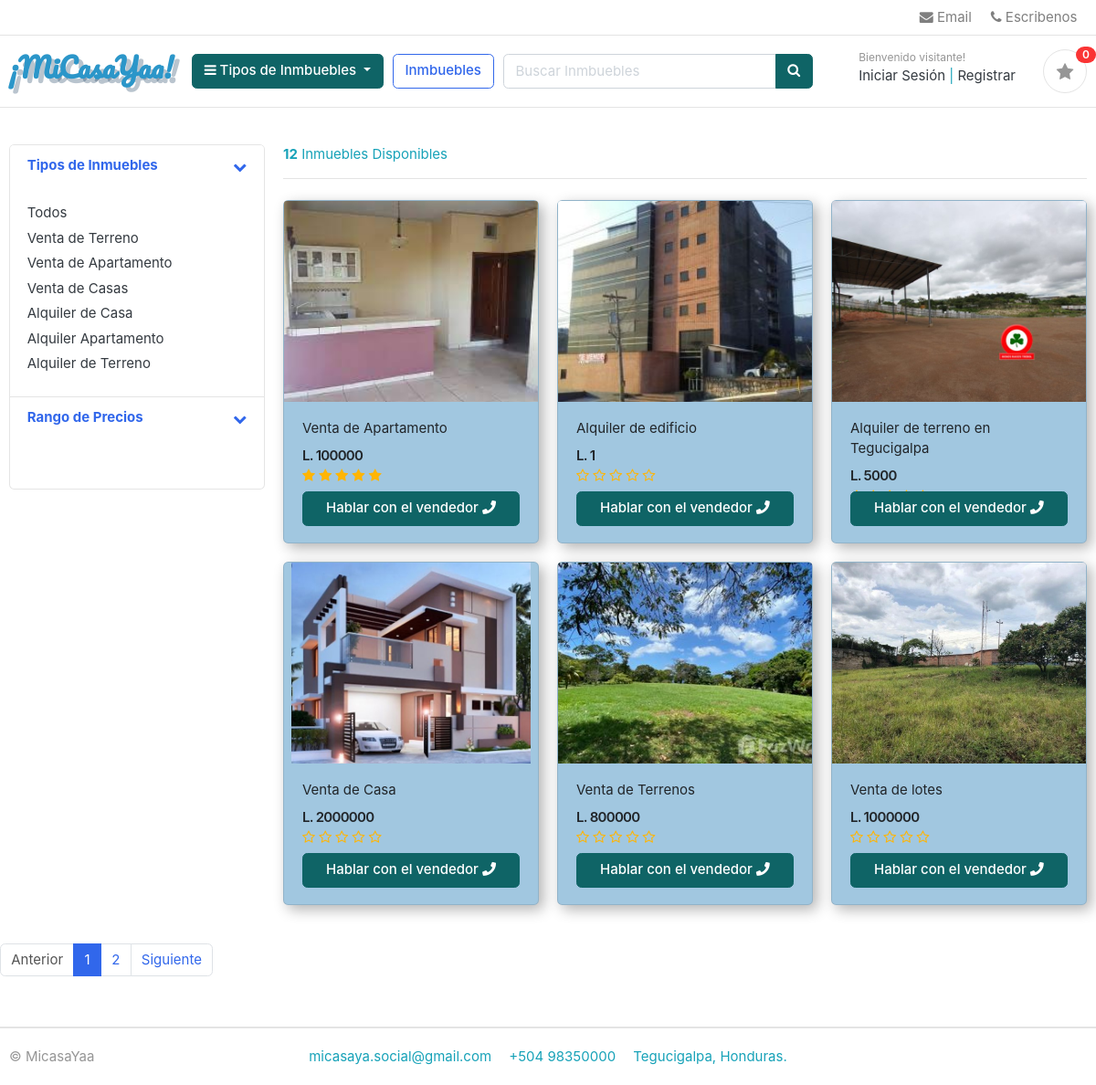
/store/, run on the app's committed database.
### category/models.py (models this page shows, shortened)
class Category(models.Model):
    category_name = models.CharField(max_length=20, unique= True)
    description = models.CharField(max_length=255, blank= True)
    slug = models.CharField(max_length=100,  unique = True)
    cat_image = models.ImageField(upload_to= 'photos/categories', blank = True)
    def get_url(self):
        return reverse('products_by_category', args=[self.slug])

### store/models.py (models this page shows, shortened)
class Product(models.Model):
    product_name = models.CharField(max_length=200, unique=True)
    slug = models.CharField(max_length=200, unique=True)
    descripton = models.TextField(max_length=500, blank=True)
    price = models.IntegerField()
    images = models.ImageField(upload_to = 'photos/products')
    stock = models.IntegerField()
    is_available = models.BooleanField(default = True)
    category = models.ForeignKey(Category, on_delete=models.CASCADE)
    created_date = models.DateTimeField(auto_now_add=True)
    modified_date = models.DateTimeField(auto_now=True)
    def get_url(self):
        return reverse('product_detail', args=[self.category.slug, self.slug])
    def averageReview(self):
        reviews = ReviewRating.objects.filter(product=self, status=True).aggregate(average=Avg('rating'))
        avg=0
        if reviews['average'] is not None:
            avg = float(reviews['average'])
        return avg

### store/views.py (the view)
# urls.py: path('store/', include('store.urls')),
def store(request, category_slug=None):
    categories = None
    products = None
    if category_slug != None:
        categories = get_object_or_404(Category, slug = category_slug)
        products = Product.objects.filter(category=categories, is_available=True).order_by('id')
        paginator = Paginator(products, 6)
        page = request.GET.get('page')
        paged_products = paginator.get_page(page)
        product_count = products.count()
    else:
        products = Product.objects.all().filter(is_available=True).order_by('id')
        paginator = Paginator(products, 6)
        page = request.GET.get('page')
        paged_products = paginator.get_page(page)
        product_count = products.count()
    context = {
        'products':paged_products,
        'product_count':product_count,
    }
    return render(request, 'store/store.html', context)

### category/context_processors.py (called while the page is built)
def menu_links(request):
    links = Category.objects.all()
    return dict(links=links)

### favorites/context_processors.py (called while the page is built)
def counter(request):
    favorite_count = 0
    try:
        favorite = Favorite.objects.filter(favorite_id=_favorite_id(request))
        if request.user.is_authenticated:
            favorite_items = FavoriteItem.objects.all().filter(user=request.user)
        else:
            favorite_items = FavoriteItem.objects.all().filter(favorite=favorite[:1])
        for favorite_item in favorite_items:
            favorite_count += favorite_item.quantity
    except Favorite.DoesNotExist:
        favorite_count = 0
    return dict(favorite_count=favorite_count)

### favorites/views.py (called while the page is built)
def _favorite_id(request):
    favorite = request.session.session_key
    if not favorite:
        favorite = request.session.create()
    return favorite

### templates/store/store.html (shortened to what this page needs)
{% extends 'base.html' %}
{% block content %}
<body>
	<section class="section-content padding-y" >
		<div class="container">
			<div class="row">
				<aside class="col-md-3">
					<div class="card">
						<article class="filter-group">
							<header class="card-header">
								<a href="#" data-toggle="collapse" data-target="#collapse_1" aria-expanded="true" class="">
									<i class="icon-control fa fa-chevron-down"></i>
									<h6 class="title">Tipos de Inmuebles</h6>
								</a>
							</header>
							<div class="filter-content collapse show" id="collapse_1" style="">
								<div class="card-body">
									<ul class="list-menu">
											<li><a href="{% url 'store' %}">Todos  </a></li>
										{% for category in links %}
										<li><a href="{{ category.get_url }}">{{ category.category_name }}  </a></li>
										{% endfor %}
									</ul>
								</div>
							</div>
						</article>
						<article class="filter-group">
							<header class="card-header">
								<a href="#" data-toggle="collapse" data-target="#collapse_3" aria-expanded="true" class="">
									<i class="icon-control fa fa-chevron-down"></i>
									<h6 class="title">Rango de Precios </h6>
								</a>
							</header>
							<div class="filter-content collapse show" id="collapse_3" style="">
								<div class="card-body">
									<div class="form-row">
									</div>
								</div>
							</div>
						</article>
					</div>
				</aside>
				<main class="col-md-9">
					<header class="border-bottom mb-4 pb-3">
						<div class="form-inline">
							<span class="mr-md-auto"> <b>{{ product_count }}</b> Inmuebles Disponibles </span>
						</div>
					</header>
					<div class="row">
						{% if products %}
						{% for product in products %}
						<div class="col-md-4">
							<figure class="card card-product-grid" style="box-shadow: 5px 5px 15px rgba(0,0,0,0.3); background: #A1C7E0;;">
								<div class="img-wrap">
									<a href="{{ product.get_url }}"><img src="{{ product.images.url }}"></a>
								</div>
								<figcaption class="info-wrap">
									<div class="fix-height">
										<a href="{{ product.get_url }}" class="title">{{product.product_name}}</a>
										<div class="price-wrap mt-2">
											<span class="price">L. {{product.price}}</span>
										</div>
										<div class="rating-star">
								      <span>
								        <i class="fa fa-star{% if product.averageReview < 0.5 %}-o{% elif product.averageReview >= 0.5 and product.averageReview < 1 %}-half-o {% endif %}" aria-hidden="true"></i>
								        <i class="fa fa-star{% if product.averageReview < 1.5 %}-o{% elif product.averageReview >= 1.5 and product.averageReview < 2 %}-half-o {% endif %}" aria-hidden="true"></i>
								        <i class="fa fa-star{% if product.averageReview < 2.5 %}-o{% elif product.averageReview >= 2.5 and product.averageReview < 3 %}-half-o {% endif %}" aria-hidden="true"></i>
								        <i class="fa fa-star{% if product.averageReview < 3.5 %}-o{% elif product.averageReview >= 3.5 and product.averageReview < 4 %}-half-o {% endif %}" aria-hidden="true"></i>
								        <i class="fa fa-star{% if product.averageReview < 4.5 %}-o{% elif product.averageReview >= 4.5 and product.averageReview < 5 %}-half-o {% endif %}" aria-hidden="true"></i>
								      </span>
								    </div>
									</div>
											<a href="{% url 'communicate'  %}" class="btn btn-block btn-success"> Hablar con el vendedor  <i class="fas fa-phone"></i></a>
								</figcaption>
							</figure>
						</div>
						{% endfor %}
						{% else %}
							<div>
								<h2> No se encontraron Inmbuebles </h2>
							</div>
						{% endif %}
								</main>
								<nav class ="mt-4" aria-label="Page navigation sample">
									{% if products.has_other_pages %}
									<ul class="pagination">
										{% if products.has_previous %}
											<li class="page-item"><a class="page-link" href="?page={{products.previous_page_number}}">Anterior</a></li>
										{%else%}
											<li class="page-item disabled"><a class="page-link" href="#">Anterior</a></li>
										{% endif %}
										{% for i in products.paginator.page_range %}
											{% if products.number == i %}
												<li class="page-item active"><a class="page-link" href="#">{{i}}</a></li>
											{% else %}
												<li class="page-item"><a class="page-link" href="?page={{i}}">{{i}}</a></li>
											{%endif%}
										{% endfor %}
										{% if products.has_next %}
											<li class="page-item"><a class="page-link" href="?page={{products.next_page_number}}">Siguiente</a></li>
										{% else %}
											<li class="page-item disabled"><a class="page-link" href="#">Siguiente</a></li>
										{% endif %}
									</ul>
									{% endif %}
								</nav>
							</div>
							</div>
							</section>
{% endblock %}

### static/css/ui.css (style rules this page uses)
html { font-family: "Inter", sans-serif; font-size: 15px; }
.img-wrap { text-align: center; display: block; }
.img-wrap img { max-width: 100%; }
.price-wrap { letter-spacing: -0.7px; }
.padding-y { padding-top: 40px; padding-bottom: 40px; }
figure { margin-bottom: 0; }
article:after, .form-group:after { display: block; clear: both; content: ""; }
[class*=list-] li:after { visibility: hidden; display: block; content: ""; overflow: hidden; height: 0; clear: both; }
.list-menu { list-style: none; margin: 0; padding-left: 0; }
.list-menu li { margin-bottom: 5px; }
.list-menu a { color: #343a40; }
[class*=card-product] a.title { color: #212529; display: block; }
[class*=card-product] .img-wrap { overflow: hidden; position: relative; }
[class*=card-product] .img-wrap img { height: 100%; max-width: 100%; width: auto; display: inline-block; -o-object-fit: cover; object-fit: cover; }
.card-product-grid { margin-bottom: 20px; }
.card-product-grid .img-wrap { border-radius: 0.2rem 0.2rem 0 0; height: 220px; }
.card-product-grid .info-wrap { overflow: hidden; padding: 18px 20px; }
.card-product-grid .fix-height { height: 80px; overflow: hidden; }
.card .img-wrap { overflow: hidden; }
.price { font-weight: 600; color: #212529; }
.icon-control { margin-top: 5px; float: right; font-size: 80%; }
.card-header .title { margin-bottom: 0; line-height: 1.5; }
.filter-group { border-bottom: 1px solid #e4e4e4; }
.filter-group .card-header { border-bottom: 0; }
.filter-group:last-child { border-bottom: 0; }

### static/css/custom.css (style rules this page uses)
.rating-star i { color: #ffb503 !important; }

### data on the page
Category: category_name "Venta de Terreno"
Category: category_name "Venta de Apartamento"
Category: category_name "Venta de Casas"
Category: category_name "Alquiler de Casa"
Category: category_name "Alquiler Apartamento"
Category: category_name "Alquiler de Terreno"
Product: images (picture), product_name "Venta de Apartamento", price "100000"
Product: images (picture), product_name "Alquiler de edificio", price "1"
Product: images (picture), product_name "Alquiler de terreno en Tegucigalpa", price "5000"
Product: images (picture), product_name "Venta de Casa", price "2000000"
Product: images (picture), product_name "Venta de Terrenos", price "800000"
Product: images (picture), product_name "Venta de lotes", price "1000000"

### other printed values
{{ favorite_count }} "0"
{{ product_count }} "12"
{{ i }} "1"
{{ i }} "2"
